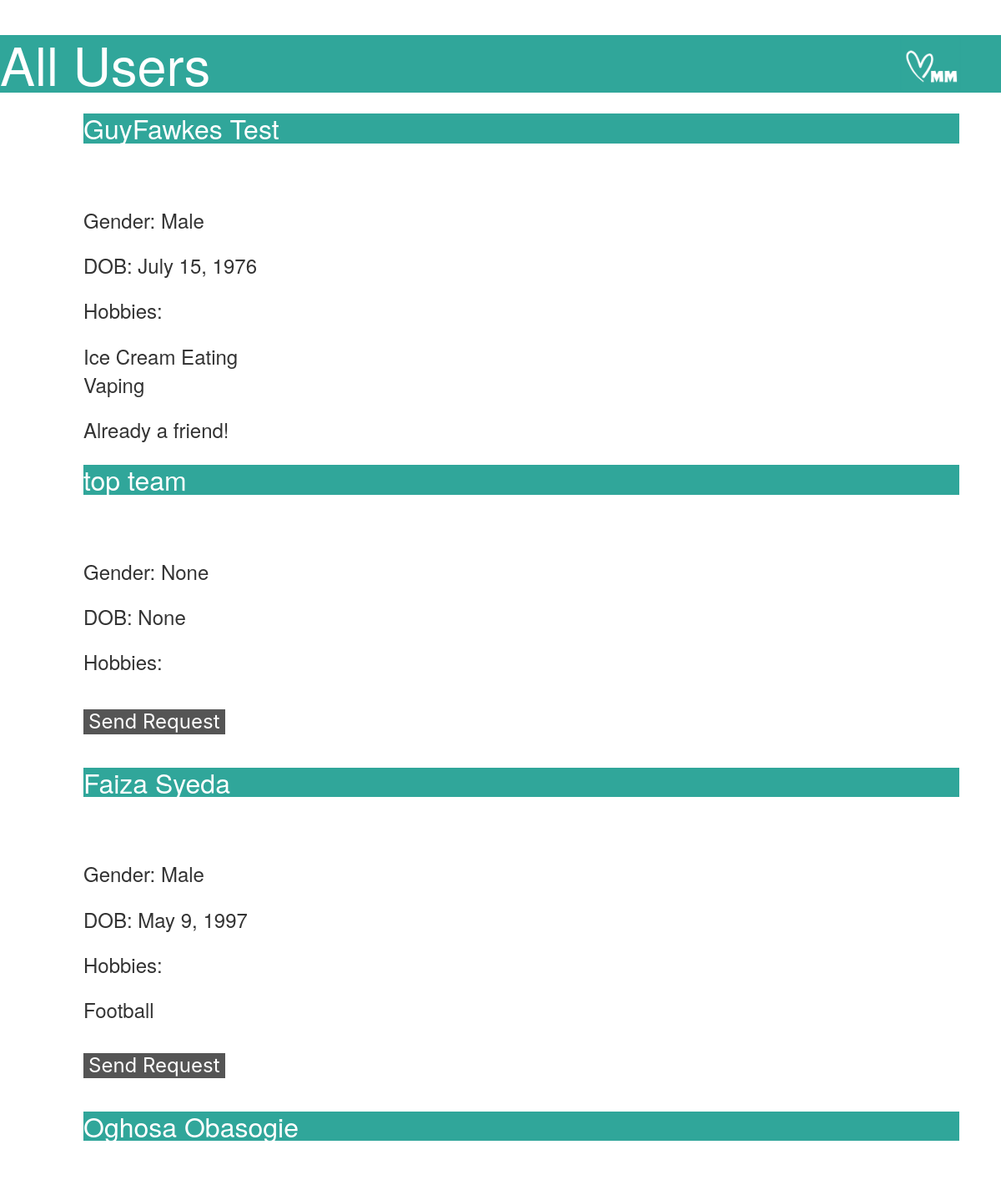
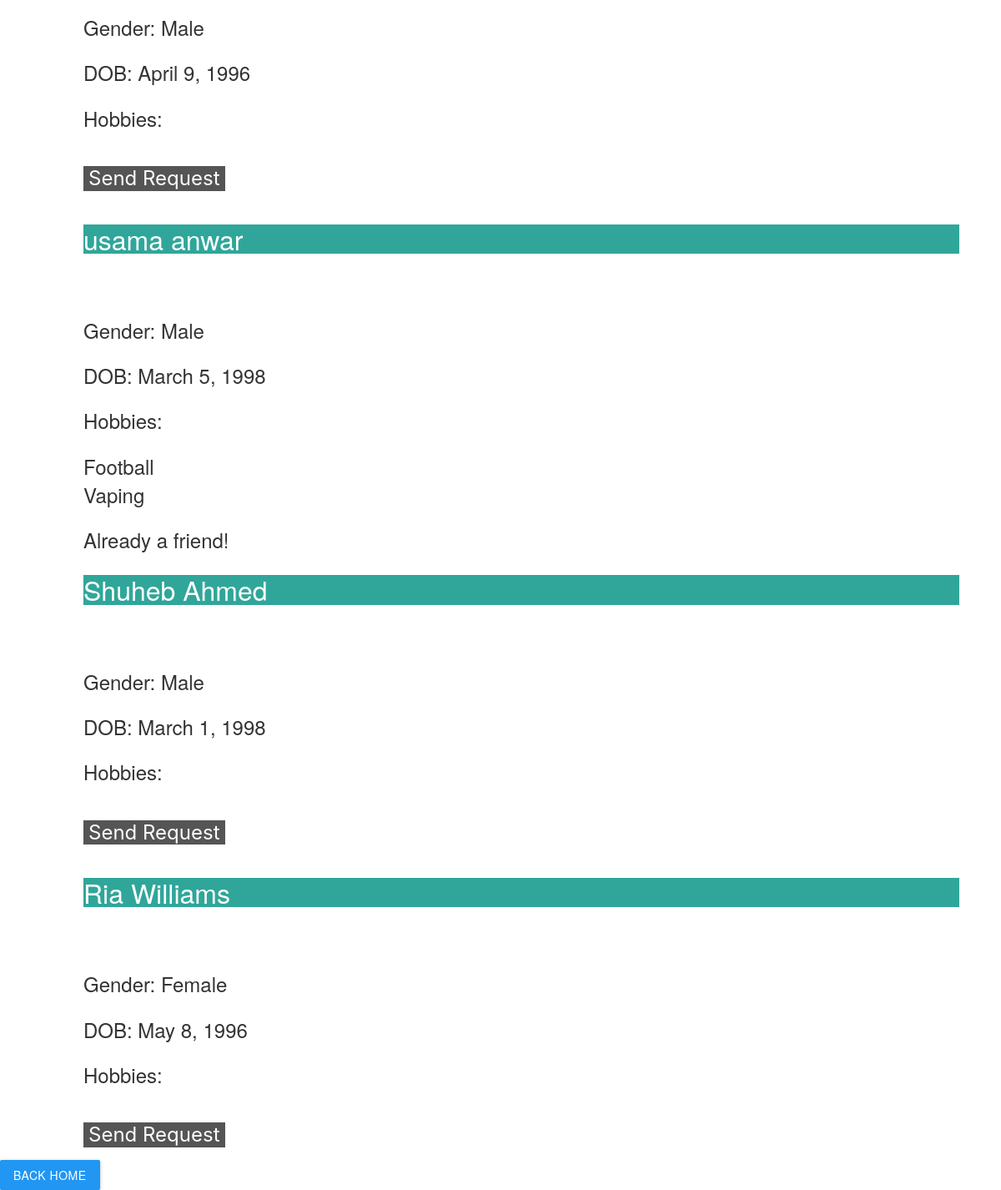
Page /all-users (signed in) on the committed database (2 pictures, top to bottom).
### mainapp/models.py (models this page shows, shortened)
class User(AbstractBaseUser, PermissionsMixin):
    GENDERS = (
        ("Male", "Male"),
        ("Female", "Female"),
        ("Other", "Other")
    )
    username = models.CharField('username', unique=True, max_length=30)
    first_name = models.CharField('first name', max_length=30, blank=True)
    last_name = models.CharField('last name', max_length=30, blank=True)
    email = models.EmailField('email address', unique=True, blank=True)
    is_active = models.BooleanField('active', default=True)
    is_staff = models.BooleanField('staff', default=False)
    dp = models.ImageField(upload_to='display_pictures/', null=True, blank=True)
    dob = models.DateField('Date of Birth', blank=True, null=True)
    gender = models.CharField('Gender', max_length=30, choices=GENDERS, null=True)
    hobbies = models.ManyToManyField(Hobby, blank=True, related_name="users")
    friends = models.ManyToManyField("self")
    objects = UserManager()
    USERNAME_FIELD = 'username'  # Necessary for IDing necessary Field
    REQUIRED_FIELDS = ['first_name', 'last_name']  # List of field names that will be prompted when creating superuser.
    class Meta:
        verbose_name = 'user'
        verbose_name_plural = 'users'
    def get_full_name(self):
        full_name = '%s %s' % (self.first_name, self.last_name)
        return full_name.strip()

class Hobby(models.Model):
    TYPES = (
        ("Indoor", "Indoor"),
        ("Outdoor", "Outdoor"),
        ("Collection", "Collection"),
        ("Competitive", "Competitive"),
    )
    name = models.CharField('Hobby Name', max_length=255, blank=False, unique=True)
    type = models.CharField('Hobby Type', max_length=30, blank=False, choices=TYPES)

### mainapp/views.py (the view)
# urls.py: path('all-users', main_v.see_all, name='see-all'),
@login_required(login_url='login')
def see_all(request):
    user: User = request.user  # using type-hinting to force PyCharm to give template variable hints.
    return render(request, 'mainapp/all_user_view.html',
                  context={'user': user, 'users': User.objects.all(), 'title': "All users"})

### templates/mainapp/all_user_view.html (shortened to what this page needs)
{% extends 'base.html' %}
{% load static %}
{% block css_section %}
    <link rel="stylesheet" href="static/css/allusers.css">
{% endblock %}
{% block main_content_section %}
    <h1>  <img src = static/images/logo.png alt="logo1" style="float:right;height:69px;width:130px;"> All Users </h1>
    <div id="all_users">
        {% for u in users %}
            {% if u.username != user.username %}
                <div>
                    <h2>{{ u.get_full_name }}</h2>
                    <p>Gender: {{ u.gender }}</p>
                    <p>DOB: {{ u.dob }}</p>
                    <p>Hobbies: </p>
                    <ul>
                        {% for hobby in u.hobbies.all %}
                            <li>{{ hobby.name }}</li>
                        {% endfor %}
                    </ul>
                {% if u not in user.friends.all %}
                    <button type="button" id="Send_req_{{ u.id }}" onclick="send_request({{ u.id }})">Send Request</button>
                    {% else %}
                    <p>Already a friend!</p>
                {% endif %}
                </div>
            {% endif %}
        {% endfor %}
        <a class="btn waves-effect waves-light blue edit-btn" type="button" id="home" href="{% url 'home' %}">Back Home</a>
    </div>
{% endblock %}

### static/css/allusers.css (style rules this page uses)
h1 { background-color:#30a69a; color: #FFFFFF; }
h2 { background-color: #30a69a; color: #FFFFFF; border: 1px #30a69a; margin: 25px 50px 75px 100px; font-size: xx-large; }
p { font-size: x-large; border: 1px; margin: 20px 50px 15px 100px; }
ul { font-size: x-large; border: 1px; margin: 20px 50px 15px 100px; }
button { font-size: x-large; border: 1px; margin: 20px 50px 15px 100px; background-color: #555555; color:white; }

### rows in the picture
User: get_full_name "GuyFawkes Test", gender "Male", dob "July 15, 1976", shows "Already a friend!"
Hobby: name "Ice Cream Eating"
Hobby: name "Vaping"
User: get_full_name "top team", gender "None", dob "None"
User: get_full_name "Faiza Syeda", gender "Male", dob "May 9, 1997"
Hobby: name "Football"
User: get_full_name "Oghosa Obasogie", gender "Male", dob "April 9, 1996"
User: get_full_name "usama anwar", gender "Male", dob "March 5, 1998", shows "Already a friend!"
User: get_full_name "Shuheb Ahmed", gender "Male", dob "March 1, 1998"
User: get_full_name "Ria Williams", gender "Female", dob "May 8, 1996"
